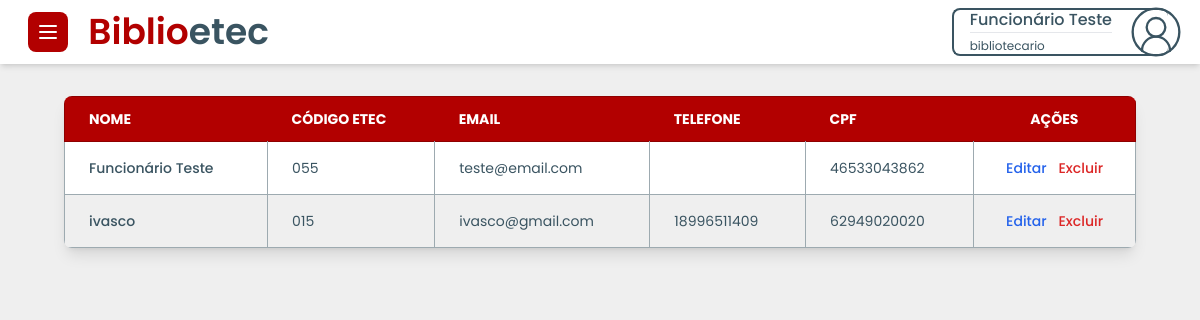
Page /Users/pageUser/pageGlobal/list/listabibliotecarioNew.php (signed in) on the committed database.
### tables this page shows
CREATE TABLE `tbbibliotecario` (
  `codigo` int(11) NOT NULL,
  `nome` text DEFAULT NULL,
  `email` text DEFAULT NULL,
  `password` text DEFAULT NULL,
  `telefone` text DEFAULT NULL,
  `celular` text DEFAULT NULL,
  `cpf` text DEFAULT NULL,
  `codigo_escola` text DEFAULT NULL,
  `acesso` text DEFAULT NULL,
  `cadastrado_por` varchar(50) NOT NULL,
  `data_cadastro` datetime DEFAULT NULL,
  `codigo_autenticacao` varchar(8) DEFAULT NULL,
  `chave_recuperar_senha` varchar(220) DEFAULT NULL,
  `data_codigo_autenticacao` datetime DEFAULT NULL,
  `statusDev` tinyint(4) DEFAULT NULL
);

### Users/pageUser/pageGlobal/list/listabibliotecarioNew.php (the view, shortened to what this page needs)
<?php
 include("../../../../conexao/conexao.php");
?>
<!DOCTYPE html>
<html lang="pt-br">
<head>
    <script src="https://cdn.tailwindcss.com"></script>
    <link href="https://cdn.jsdelivr.net/npm/flowbite@2.5.1/dist/flowbite.min.css" rel="stylesheet" />
    <link rel="stylesheet" href="../../../UserCss/defaults.css">
</head>
<body>
    <nav class="flex justify-between items-center py-2 px-4 bg-white shadow-md">
        <div id="nav-left-side">
            <button data-drawer-target="default-sidebar" data-drawer-toggle="default-sidebar" aria-controls="default-sidebar" type="button" class="inline-flex items-center p-2 ms-3 bg-[var(--primary)] text-sm text-white rounded-lg hover:bg-[var(--primary-emphasis)] focus:outline-none focus:ring-2 focus:ring-gray-200 dark:text-white dark:hover:bg-[var(--primary-emphasis)]">
            </button>
            <a href="#" class="text-4xl mx-4 text-primary font-semibold hidden md:inline" tabindex="-1">Biblio<span class="text-secondary">etec</span></a>
        </div>
        <button id="dropdown-perfil" data-dropdown-toggle="dropdown" class="flex justify-between items-center max-h-12 pl-4 mr-4 bg-white border-2 border-solid border-[var(--secondary)] border-r-0 rounded-lg text-[var(--secondary)] text-left flex-nowrap text-nowrap" type="button">
            <div>
             <span class="text-[var(--secondary)] font-medium"><?php echo $_SESSION['nome']; ?></span>
                <hr>
                <span class="text-xs text-[var(--secondary)]"><?php echo $_SESSION['acesso']; ?></span>
            </div>
        </button>
    </nav>
    <main class="mx-1 sm:mx-16 my-8">
        <div class="relative overflow-x-auto shadow-lg rounded-lg">
            <table class="min-w-full text-sm text-left rtl:text-right text-[var(--secondary)]">
                <thead class="text-sm text-white uppercase bg-[var(--primary)] border border-[var(--primary-emphasis)]">
                    <tr class="">
                        <th scope="col" class="px-6 py-3">Nome</th>
                        <th scope="col" class="px-6 py-3">Código Etec</th>
                        <th scope="col" class="px-6 py-3">Email</th>
                        <th scope="col" class="px-6 py-3">Telefone</th>
                        <th scope="col" class="px-6 py-3">CPF</th>
                        <th scope="col" class="px-6 py-3 text-center">Ações</th>
                    </tr>
                </thead>
                <tbody class="border border-[var(--grey)]">
                <?php
                    $sql = "SELECT codigo, nome, email, telefone, codigo_escola, cpf FROM tbbibliotecario";
                    $result = mysqli_query($conn, $sql);
                    if (mysqli_num_rows($result) > 0) {
                        while($row = mysqli_fetch_assoc($result)) {
                            echo '
                            <tr class="odd:bg-white even:bg-[var(--off-white)] border-b border-[var(--grey)]">
                                <th scope="row" class="px-6 py-4 font-medium text-[var(--secondary)] whitespace-nowrap border-r border-[var(--grey)]">
                                    ' . htmlspecialchars($row["nome"]) . '
                                </th>
                                <td class="px-6 py-4 border-r border-[var(--grey)]">' . htmlspecialchars($row["codigo_escola"]) . '</td>
                                <td class="px-6 py-4 border-r border-[var(--grey)]">' . htmlspecialchars($row["email"]) . '</td>
                                <td class="px-6 py-4 border-r border-[var(--grey)]">' . htmlspecialchars($row["telefone"]) . '</td>
                                    <td class="px-6 py-4 border-r border-[var(--grey)]">' . htmlspecialchars($row["cpf"]) . ' </td>
                                <td class="flex justify-between md:justify-evenly gap-1 px-6 py-4">
                                    <a href="../editar/editarBibliotecario.php ?codigo=' . urlencode($row["codigo"]) . '" class="font-medium text-blue-600 hover:underline">Editar</a>
                                    <form id="form-excluir" action="../excluir/excluirbibliotecario.php" method="POST"><input value=' . urlencode($row["codigo"]) . ' readonly name="codigo" class="hidden"/> <button type="submit" class="font-medium text-red-600 hover:underline">Excluir</button></form>
                                </td>
                            </tr>';
                        }
                    } else {
                        echo '<tr><td colspan="5" class="text-center px-6 py-4">Nenhum dado encontrado</td></tr>';
                    }
                ?>
                </tbody>
            </table>
        </div>
    </main>
</body>
</html>

### Users/UserCss/defaults.css (style rules this page uses)
:root { --primary: #b20000; --primary-emphasis: #8e0000; --primary-light: #f0bebe; --secondary: #3a5461; --secondary-emphasis: #23323a; --light-grey: #d8dddf; --grey: #9daab0; --dark-grey: #273336; --off-black: #141617; --off-white: #efefef; }
* { box-sizing: border-box !important; font-family: "Poppins", sans-serif !important; }
body { width: 100% !important; display: flex !important; flex-direction: column !important; background-color: var(--off-white) !important; }
.text-primary { color: var(--primary) !important; }
.text-secondary { color: var(--secondary) !important; }

### rows in the picture
tbbibliotecario: nome "Funcionário Teste", codigo_escola "055", email "teste@email.com", cpf "46533043862"
tbbibliotecario: nome "ivasco", codigo_escola "015", email "ivasco@gmail.com", telefone "18996511409", cpf "62949020020"

### other values in the picture
$_SESSION['nome'] "Funcionário Teste"
$_SESSION['acesso'] "bibliotecario"
